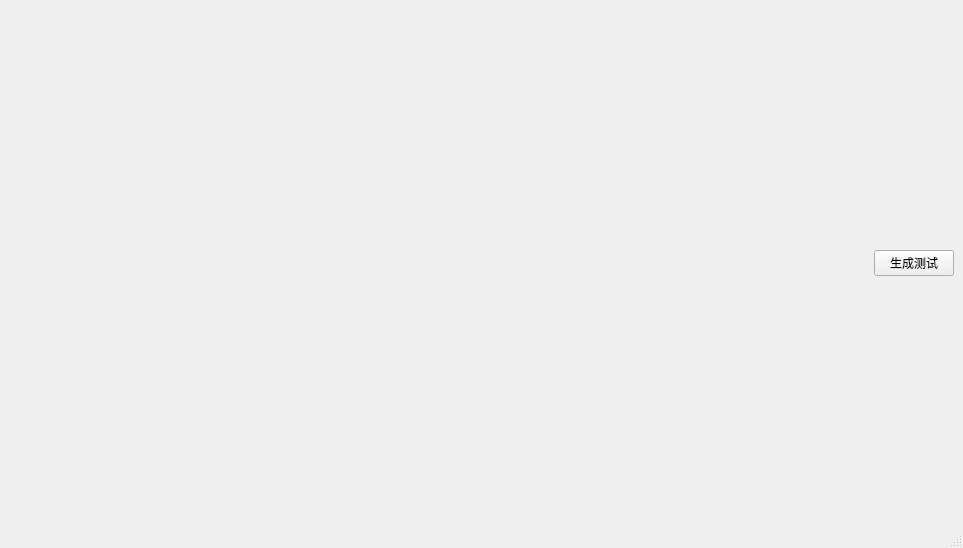
<?xml version="1.0" encoding="UTF-8"?>
<ui version="4.0">
 <class>MainWindow</class>
 <widget class="QMainWindow" name="MainWindow">
  <property name="geometry">
   <rect>
    <x>0</x>
    <y>0</y>
    <width>963</width>
    <height>548</height>
   </rect>
  </property>
  <property name="windowTitle">
   <string>MainWindow</string>
  </property>
  <widget class="QWidget" name="centralwidget">
   <layout class="QHBoxLayout" name="horizontalLayout" stretch="1,0">
    <item>
     <widget class="WaveView" name="widget" native="true"/>
    </item>
    <item>
     <widget class="QPushButton" name="pushButton">
      <property name="text">
       <string>生成测试</string>
      </property>
     </widget>
    </item>
   </layout>
  </widget>
  <widget class="QMenuBar" name="menubar">
   <property name="geometry">
    <rect>
     <x>0</x>
     <y>0</y>
     <width>963</width>
     <height>23</height>
    </rect>
   </property>
  </widget>
  <widget class="QStatusBar" name="statusbar"/>
 </widget>
 <customwidgets>
  <customwidget>
   <class>WaveView</class>
   <extends>QWidget</extends>
   <header>waveview.h</header>
   <container>1</container>
  </customwidget>
 </customwidgets>
 <resources/>
 <connections/>
</ui>
